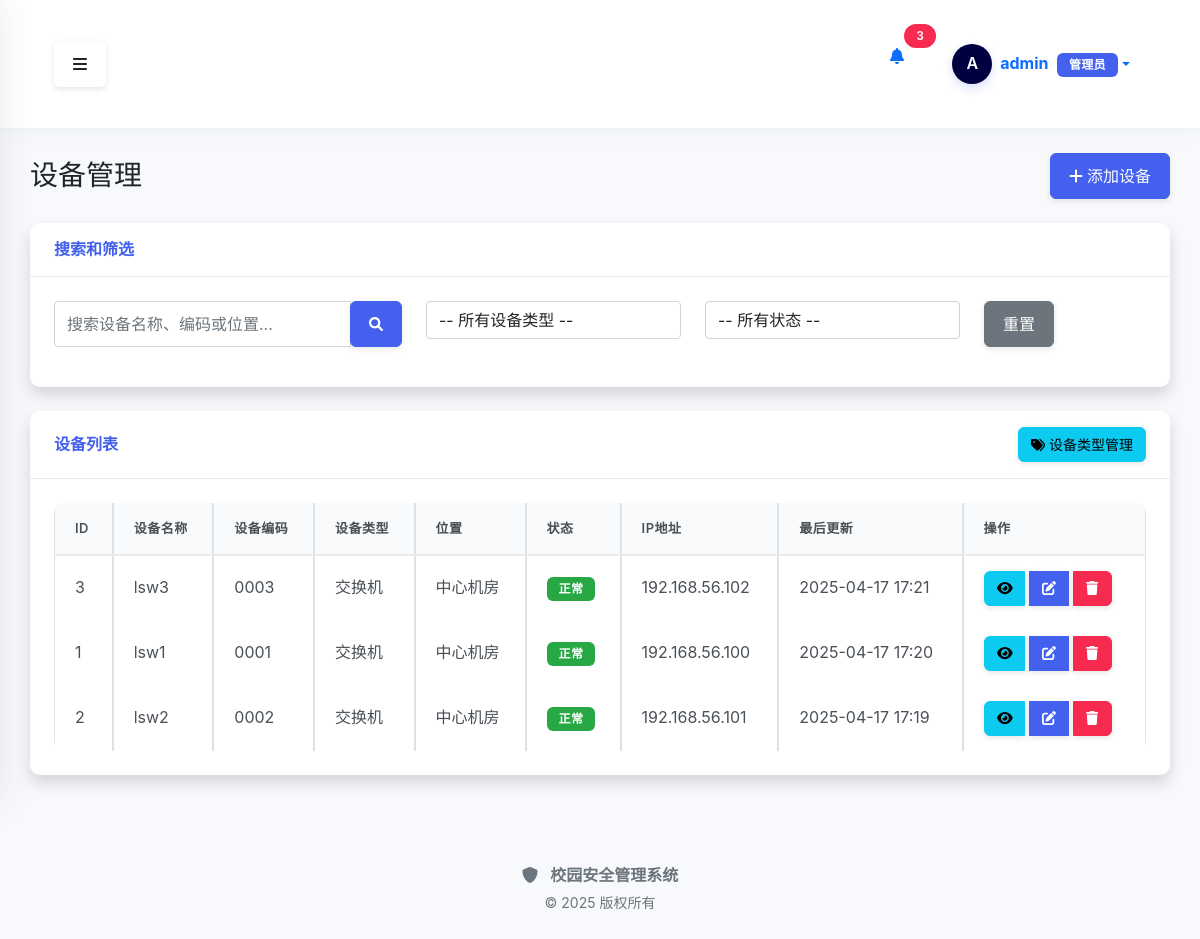
/device/ (signed in), run on the app's committed database.
### src/core/models.py (models this page shows, shortened)
class User(UserMixin, db.Model):
    __tablename__ = 'users'
    id = db.Column(db.Integer, primary_key=True)
    username = db.Column(db.String(64), unique=True, index=True, nullable=False)
    email = db.Column(db.String(120), unique=True, index=True, nullable=False)
    password_hash = db.Column(db.String(128), nullable=False)
    role_id = db.Column(db.Integer, db.ForeignKey('roles.id'))
    is_active = db.Column(db.Boolean, default=True)
    created_at = db.Column(db.DateTime, default=datetime.utcnow)
    updated_at = db.Column(db.DateTime, default=datetime.utcnow, onupdate=datetime.utcnow)
    role = db.relationship('Role', backref='users')
    @property
    def password(self):
        """密码不可读取"""
        raise AttributeError('密码不可读取')

### src/models/device.py (models this page shows, shortened)
class Device(BaseModel):
    __tablename__ = 'devices'
    __table_args__ = {'extend_existing': True}  # 确保可以扩展现有表
    id = db.Column(db.Integer, primary_key=True)
    name = db.Column(db.String(100), nullable=False)
    ip_address = db.Column(db.String(20), nullable=False)
    type_id = db.Column(db.Integer, db.ForeignKey('device_types.id'))
    location = db.Column(db.String(100))
    status = db.Column(db.String(20), default='正常')
    serial_number = db.Column(db.String(50), nullable=True)
    firmware_version = db.Column(db.String(50), nullable=True)
    device_code = db.Column(db.String(50), nullable=True, unique=True)
    mac_address = db.Column(db.String(20), nullable=True)
    manufacturer = db.Column(db.String(100), nullable=True)
    model = db.Column(db.String(100), nullable=True)
    purchase_date = db.Column(db.Date, nullable=True)
    warranty_period = db.Column(db.Integer, nullable=True)  # 保修期（月）
    notes = db.Column(db.Text, nullable=True)
    username = db.Column(db.String(50), default='admin', nullable=True)
    password = db.Column(db.String(100), default='admin123', nullable=True)
    port = db.Column(db.Integer, default=22, nullable=True)
    connection_protocol = db.Column(db.String(20), default='ssh', nullable=True)  # ssh, telnet, snmp

class DeviceType(BaseModel):
    __tablename__ = 'device_types'
    id = db.Column(db.Integer, primary_key=True)
    name = db.Column(db.String(50), nullable=False, unique=True)
    description = db.Column(db.String(200))
    devices = db.relationship('Device', backref='type', lazy=True)

### src/modules/device/routes.py (the view)
@device_bp.route('/')
@login_required
def index():
    page = request.args.get('page', 1, type=int)
    per_page = request.args.get('per_page', 10, type=int)
    search_query = request.args.get('search', '')
    device_type = request.args.get('type', '')
    status = request.args.get('status', '')
    query = Device.query
    if search_query:
        query = query.filter(
            (Device.name.like(f'%{search_query}%')) |
            (Device.device_code.like(f'%{search_query}%')) |
            (Device.location.like(f'%{search_query}%'))
        )
    if device_type:
        query = query.filter(Device.type_id == device_type)
    if status:
        query = query.filter(Device.status == status)
    query = query.options(joinedload(Device.type))
    pagination = query.order_by(desc(Device.updated_at)).paginate(
        page=page, per_page=per_page, error_out=False
    )
    devices = pagination.items
    device_types = DeviceType.query.all()
    status_options = db.session.query(Device.status).distinct().all()
    status_options = [status[0] for status in status_options if status[0]]  # 过滤掉空值
    if not status_options:
        status_options = ['正常', '维修中', '闲置', '报废']
    return render_template(
        'device/index.html',
        devices=devices,
        pagination=pagination,
        device_types=device_types,
        status_options=status_options,
        search_query=search_query,
        selected_type=device_type,
        selected_status=status
    )

### src/modules/device/templates/device/index.html (shortened to what this page needs)
{% extends "base.html" %}
{% block content %}
<div class="container-fluid">
    <div class="d-flex justify-content-between align-items-center mb-4">
        <h1 class="h3 mb-0 text-gray-800">设备管理</h1>
        <a href="{{ url_for('device.add') }}" class="btn btn-primary">
            <i class="fas fa-plus"></i> 添加设备
        </a>
    </div>
    <div class="card shadow mb-4">
        <div class="card-header py-3">
            <h6 class="m-0 font-weight-bold text-primary">搜索和筛选</h6>
        </div>
        <div class="card-body">
            <form method="get" action="{{ url_for('device.index') }}">
                <div class="row">
                    <div class="col-md-4 mb-3">
                        <div class="input-group">
                            <input type="text" class="form-control" placeholder="搜索设备名称、编码或位置..."
                                   name="search" value="{{ search_query }}">
                            <div class="input-group-append">
                                <button class="btn btn-primary" type="submit" aria-label="搜索" title="搜索">
                                    <i class="fas fa-search fa-sm"></i>
                                </button>
                            </div>
                        </div>
                    </div>
                    <div class="col-md-3 mb-3">
                        <select class="form-control" name="type" onchange="this.form.submit()"
                                aria-label="设备类型筛选" title="设备类型筛选">
                            <option value="">-- 所有设备类型 --</option>
                        </select>
                    </div>
                    <div class="col-md-3 mb-3">
                        <select class="form-control" name="status" onchange="this.form.submit()"
                                aria-label="设备状态筛选" title="设备状态筛选">
                            <option value="">-- 所有状态 --</option>
                        </select>
                    </div>
                    <div class="col-md-2 mb-3">
                        <a href="{{ url_for('device.index') }}" class="btn btn-secondary btn-block">
                            重置
                        </a>
                    </div>
                </div>
            </form>
        </div>
    </div>
    <div class="card shadow mb-4">
        <div class="card-header py-3 d-flex justify-content-between align-items-center">
            <h6 class="m-0 font-weight-bold text-primary">设备列表</h6>
            <a href="{{ url_for('device.types') }}" class="btn btn-info btn-sm">
                <i class="fas fa-tags"></i> 设备类型管理
            </a>
        </div>
        <div class="card-body">
            <div class="table-responsive">
                <table class="table table-bordered" width="100%" cellspacing="0">
                    <thead>
                        <tr>
                            <th>ID</th>
                            <th>设备名称</th>
                            <th>设备编码</th>
                            <th>设备类型</th>
                            <th>位置</th>
                            <th>状态</th>
                            <th>IP地址</th>
                            <th>最后更新</th>
                            <th>操作</th>
                        </tr>
                    </thead>
                    <tbody>
                        {% if devices %}
                            {% for device in devices %}
                            <tr>
                                <td>{{ device.id }}</td>
                                <td>{{ device.name }}</td>
                                <td>{{ device.device_code }}</td>
                                <td>{{ device.type.name if device.type else '-' }}</td>
                                <td>{{ device.location or '-' }}</td>
                                <td>
                                    {% if device.status == '正常' %}
                                    <span class="badge badge-success" style="display: inline-block !important; visibility: visible !important; color: white !important; background-color: #28a745 !important;">正常</span>
                                    {% elif device.status == '维修中' %}
                                    <span class="badge badge-warning" style="display: inline-block !important; visibility: visible !important; color: white !important; background-color: #ffc107 !important;">维修中</span>
                                    {% elif device.status == '报废' %}
                                    <span class="badge badge-danger" style="display: inline-block !important; visibility: visible !important; color: white !important; background-color: #dc3545 !important;">报废</span>
                                    {% elif device.status == '闲置' %}
                                    <span class="badge badge-info" style="display: inline-block !important; visibility: visible !important; color: white !important; background-color: #17a2b8 !important;">闲置</span>
                                    {% else %}
                                    <span class="badge badge-secondary" style="display: inline-block !important; visibility: visible !important; color: white !important; background-color: #6c757d !important;">{{ device.status or '未知' }}</span>
                                    {% endif %}
                                </td>
                                <td>{{ device.ip_address or '-' }}</td>
                                <td>{{ device.updated_at.strftime('%Y-%m-%d %H:%M') if device.updated_at else '-' }}</td>
                                <td>
                                    <div class="btn-group">
                                        <a href="{{ url_for('device.view', device_id=device.id) }}"
                                           class="btn btn-info btn-sm" title="查看详情">
                                            <i class="fas fa-eye"></i>
                                        </a>
                                        <a href="{{ url_for('device.edit', device_id=device.id) }}"
                                           class="btn btn-primary btn-sm" title="编辑">
                                            <i class="fas fa-edit"></i>
                                        </a>
                                        <button type="button" class="btn btn-danger btn-sm"
                                                onclick="confirmDelete('{{ device.id }}', '{{ device.name }}')" title="删除">
                                            <i class="fas fa-trash"></i>
                                        </button>
                                    </div>
                                </td>
                            </tr>
                            {% endfor %}
                        {% else %}
                            <tr>
                                <td colspan="9" class="text-center">没有找到设备记录</td>
                            </tr>
                        {% endif %}
                    </tbody>
                </table>
            </div>
        </div>
    </div>
</div>
{% endblock %}

### src/templates/base.html (shortened to what this page needs)
<!DOCTYPE html>
<html lang="zh-CN">
<head>
    <link href="https://cdn.jsdelivr.net/npm/bootstrap@5.1.3/dist/css/bootstrap.min.css" rel="stylesheet">
    <link rel="stylesheet" href="https://cdnjs.cloudflare.com/ajax/libs/font-awesome/6.0.0/css/all.min.css">
    <link rel="stylesheet" href="{{ url_for('static', filename='css/style.css') }}?v={{ range(1, 10000) | random }}">
</head>
<body>
    <div class="d-flex" id="wrapper">
        <div id="page-content-wrapper">
            <nav class="navbar navbar-expand-lg navbar-light top-navbar">
                <div class="container-fluid">
                    <button class="btn" id="menu-toggle" aria-label="切换侧边栏">
                        <i class="fas fa-bars"></i>
                    </button>
                    <div class="d-flex ms-auto">
                        {% if current_user.is_authenticated %}
                        <div class="nav-item dropdown me-3">
                            <a class="nav-link position-relative" href="#" id="notificationsDropdown" role="button" data-bs-toggle="dropdown" aria-expanded="false">
                                <i class="fas fa-bell"></i>
                                <span class="position-absolute top-0 start-100 translate-middle badge rounded-pill bg-danger">
                                    3
                                </span>
                            </a>
                        </div>
                        <div class="nav-item dropdown user-dropdown">
                            <a class="nav-link dropdown-toggle d-flex align-items-center" href="#" id="navbarDropdown" role="button" data-bs-toggle="dropdown" aria-expanded="false">
                                <div class="user-avatar-container me-2">
                                    <div class="user-avatar-circle">
                                        <span class="avatar-text">{{ current_user.username[0]|upper }}</span>
                                    </div>
                                </div>
                                <div class="user-info d-none d-md-block">
                                    <span class="fw-bold">{{ current_user.username }}</span>
                                    <span class="badge bg-primary ms-1">{{ current_user.role or ('管理员' if current_user.is_admin else '用户') }}</span>
                                </div>
                            </a>
                        </div>
                        {% else %}
                        <div class="nav-item">
                            <a class="btn btn-primary btn-sm" href="{{ url_for('auth.login') }}">
                                <i class="fas fa-sign-in-alt me-1"></i>登录
                            </a>
                        </div>
                        {% endif %}
                    </div>
                </div>
            </nav>
            <div class="content-container">
                {% block content %}{% endblock %}
            </div>
            <footer class="footer mt-auto py-3">
                <div class="container-fluid text-center text-muted">
                    <div class="footer-brand mb-1">
                        <i class="fas fa-shield-alt me-2"></i>
                        <span class="fw-bold">校园安全管理系统</span>
                    </div>
                    <p class="small mb-0">© 2025 版权所有</p>
                </div>
            </footer>
        </div>
    </div>
</body>
</html>

### data on the page
User: username "A", username "admin", is_admin "管理员"
Device: id "3", name "lsw3", device_code "0003", type "交换机", location "中心机房", status "正常", ip_address "192.168.56.102", updated_at "2025-04-17 17:21"
Device: id "1", name "lsw1", device_code "0001", type "交换机", location "中心机房", status "正常", ip_address "192.168.56.100", updated_at "2025-04-17 17:20"
Device: id "2", name "lsw2", device_code "0002", type "交换机", location "中心机房", status "正常", ip_address "192.168.56.101", updated_at "2025-04-17 17:19"
